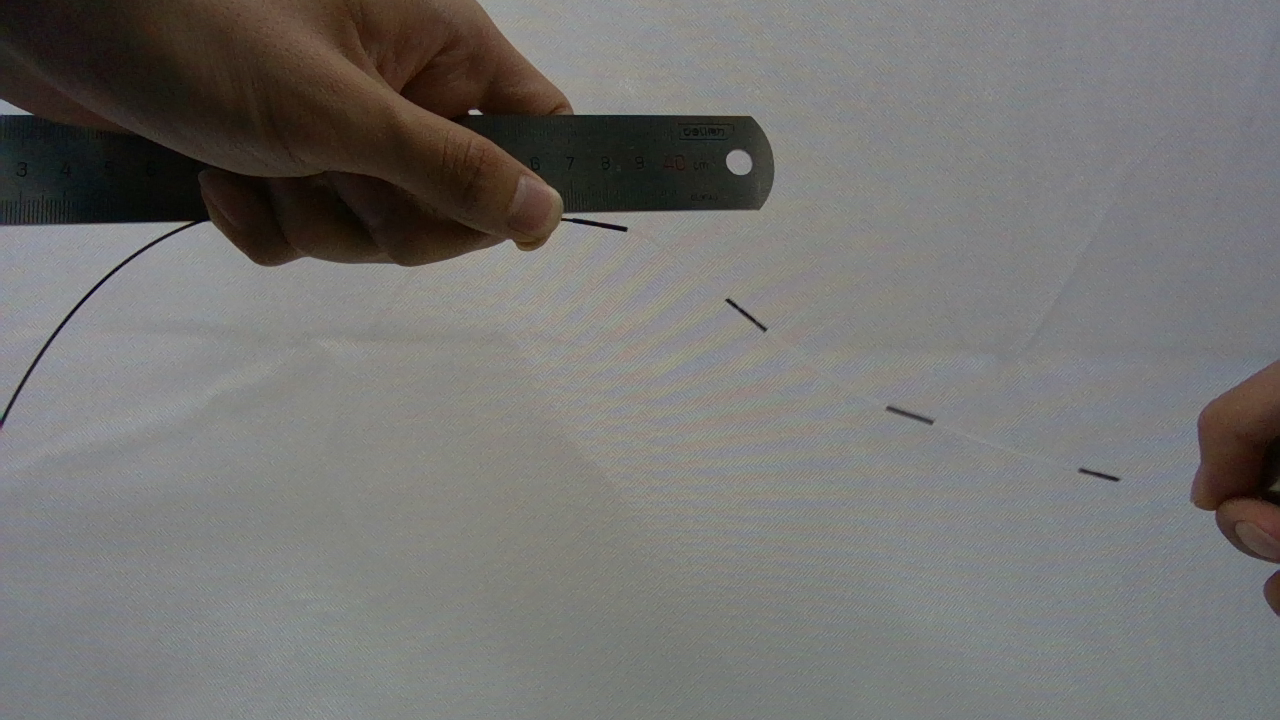
#> input picture logs_and_data/calibration/photos/calibration_photo_6.png, 1280 x 720 px, found by its file name
$ python annotate_centerline.py
#> lines starting #> are read from the running program, lines starting #| are printed output that depends on the picture
#> further down, img_original is the input picture: shape (720, 1280, 3); mean B, G, R 112.7, 114.8, 116
"""
交互式导丝中心线标注工具
使用方法：
1. 运行脚本后会显示照片
2. 用鼠标左键沿导丝中心线依次点击（从夹持点开始，到尖端结束）
3. 右键撤销上一个点
4. 按 'r' 键标注尺子上的两个刻度（用于 px→mm 标定）
5. 按 's' 保存并退出
6. 按 'q' 不保存退出
"""
import cv2
import numpy as np

# ============================================================
# 配置
# ============================================================
IMAGE_PATH = '/home/wen-zheng/guidewire_simulation/calibration_photo_6.png'
OUTPUT_PATH = '/home/wen-zheng/guidewire_simulation/centerline_real_6.csv'
RULER_OUTPUT = '/home/wen-zheng/guidewire_simulation/ruler_calibration.txt'

# 全局变量
points = []          # 导丝中心线的点
ruler_points = []    # 尺子刻度标定点（需要2个）
epm_point = None     # EPM 中心点
ruler_mm = 0         # 两个尺子刻度之间的实际距离 (mm)
mode = 'centerline'  # 当前模式：'centerline', 'ruler', 'epm'
img_display = None
img_original = None

def draw_all():
    """重绘所有标注"""
    global img_display
    img_display = img_original.copy()

    # 绘制导丝中心线点和连线 (红色)
    if len(points) > 0:
        for i, pt in enumerate(points):
            cv2.circle(img_display, pt, 4, (0, 0, 255), -1)
            if i > 0:
                cv2.line(img_display, points[i-1], pt, (0, 0, 255), 2)
        cv2.putText(img_display, "Start", (points[0][0]+10, points[0][1]-10),
                    cv2.FONT_HERSHEY_SIMPLEX, 0.5, (0, 255, 0), 1)

    # 绘制尺子标定点 (蓝色)
    for i, pt in enumerate(ruler_points):
        cv2.circle(img_display, pt, 6, (255, 0, 0), -1)
        cv2.putText(img_display, f"R{i+1}", (pt[0]+10, pt[1]-10),
                    cv2.FONT_HERSHEY_SIMPLEX, 0.5, (255, 0, 0), 1)
    if len(ruler_points) == 2:
        cv2.line(img_display, ruler_points[0], ruler_points[1], (255, 0, 0), 2)

    # 绘制 EPM 标记点 (橙色)
    if epm_point is not None:
        cv2.circle(img_display, epm_point, 12, (0, 165, 255), 3) # 橙色圈
        cv2.circle(img_display, epm_point, 2, (0, 165, 255), -1)
        cv2.putText(img_display, "EPM CENTER", (epm_point[0]+15, epm_point[1]-15),
                    cv2.FONT_HERSHEY_SIMPLEX, 0.6, (0, 165, 255), 2)

    # 状态栏
    status = f"Mode: {mode.upper()} | Pts: {len(points)} | Ruler: {len(ruler_points)}/2"
    if epm_point: status += " | EPM OK"
    cv2.putText(img_display, status, (10, 30),
                cv2.FONT_HERSHEY_SIMPLEX, 0.7, (0, 255, 0), 2)

    help_text = "Click=add | 'r'=ruler | 'e'=click EPM | 's'=save | 'q'=quit"
    cv2.putText(img_display, help_text, (10, 60),
                cv2.FONT_HERSHEY_SIMPLEX, 0.5, (200, 200, 200), 1)
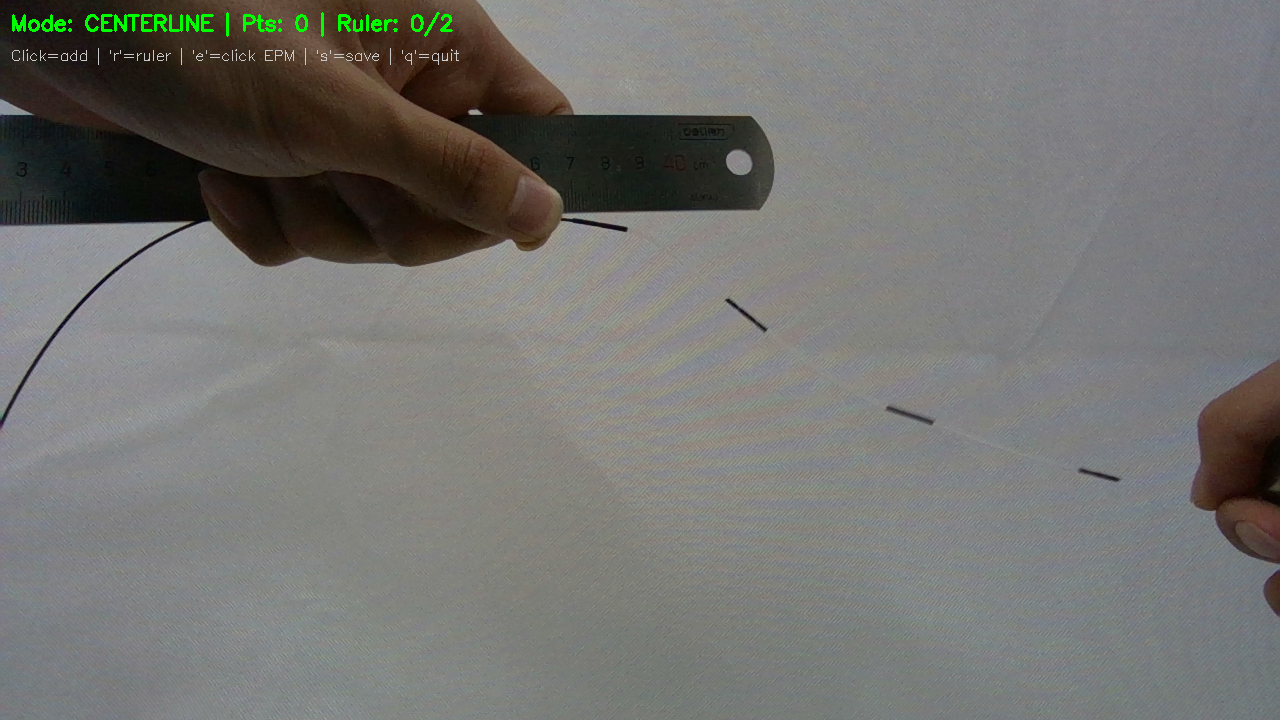
#> img_display: shape (720, 1280, 3); mean B, G, R 112.8, 115.7, 116

def mouse_callback(event, x, y, flags, param):
    global mode, epm_point
    if event == cv2.EVENT_LBUTTONDOWN:
        if mode == 'centerline':
            points.append((x, y))
        elif mode == 'ruler':
            if len(ruler_points) < 2:
                ruler_points.append((x, y))
                if len(ruler_points) == 2: mode = 'centerline'
        elif mode == 'epm':
            epm_point = (x, y)
            print(f"  EPM Marker set at: ({x}, {y})")
            mode = 'centerline' # 选完自动切回

        draw_all()
        cv2.imshow("Annotate Guidewire", img_display)

    elif event == cv2.EVENT_RBUTTONDOWN:
        if mode == 'centerline' and len(points) > 0:
            points.pop()
        elif mode == 'ruler' and len(ruler_points) > 0:
            ruler_points.pop()
        elif mode == 'epm':
            epm_point = None
        draw_all()
        cv2.imshow("Annotate Guidewire", img_display)

# ============================================================
# 主逻辑
# ============================================================
img_original = cv2.imread(IMAGE_PATH)
if img_original is None:
    print(f"ERROR: Cannot load {IMAGE_PATH}")
    exit(1)

print("=" * 60)
print("  Interactive Guidewire Centerline Annotation Tool (Ext. EPM)")
print("=" * 60)
print("Instructions:")
print("  1. LEFT click guidewire centerline (start -> tip)")
print("  2. Press 'r' then click 2 ruler marks (for scale)")
print("  3. Press 'e' then click the center of the hand-held EPM")
print("  4. Press 's' to save and exit")
print("=" * 60)

draw_all()
cv2.imshow("Annotate Guidewire", img_display)
cv2.setMouseCallback("Annotate Guidewire", mouse_callback)

while True:
    key = cv2.waitKey(1) & 0xFF
#> (key e is pressed here)

    if key == ord('r'):
        mode = 'ruler'
        ruler_points.clear()
        print("\n--- RULER MODE: Click 2 points on the ruler ---")

    elif key == ord('e'):
        mode = 'epm'
        print("\n--- EPM MODE: Click the center of the external magnet ---")

    elif key == ord('s'):
        # 保存标定比例
        if len(ruler_points) < 2:
            print("\nWARNING: Ruler not calibrated! Using default 13.6 px/mm")
            px_per_mm = 13.6
        else:
            px_dist = np.sqrt((ruler_points[1][0]-ruler_points[0][0])**2 +
                              (ruler_points[1][1]-ruler_points[0][1])**2)
            try:
                ruler_mm = float(input(f"\nEnter dist between ruler points (mm): "))
                px_per_mm = px_dist / ruler_mm
            except:
                px_per_mm = 13.6

        if len(points) < 2:
            print("ERROR: Need centerline points!")
            continue

        # 转换并保存
        pts = np.array(points, dtype=float)
        phys_x = (pts[:, 0] - pts[0, 0]) / px_per_mm
        phys_y = (pts[:, 1] - pts[0, 1]) / px_per_mm
        np.savetxt(OUTPUT_PATH, np.column_stack([phys_x, phys_y]),
                   delimiter=',', header='x_mm,y_mm', comments='')

        # 转换并保存 EPM 物理位置 (相对于导丝起始点)
        if epm_point:
            epm_phys_x = (epm_point[0] - points[0][0]) / px_per_mm
            epm_phys_y = (epm_point[1] - points[0][1]) / px_per_mm
            with open('/home/wen-zheng/guidewire_simulation/epm_coords_val.txt', 'w') as f:
                f.write(f"epm_x_mm={epm_phys_x:.4f}\nepm_y_mm={epm_phys_y:.4f}\n")
            print(f"EPM Coords saved: ({epm_phys_x:.1f}, {epm_phys_y:.1f}) mm")

        print(f"Successfully saved to {OUTPUT_PATH}")
        break

    elif key == ord('q'):
        print("\nExiting without saving.")
        break

cv2.destroyAllWindows()

$ run again, with logs_and_data/calibration/photos/calibration_photo_1.png copied over logs_and_data/calibration/photos/calibration_photo_6.png
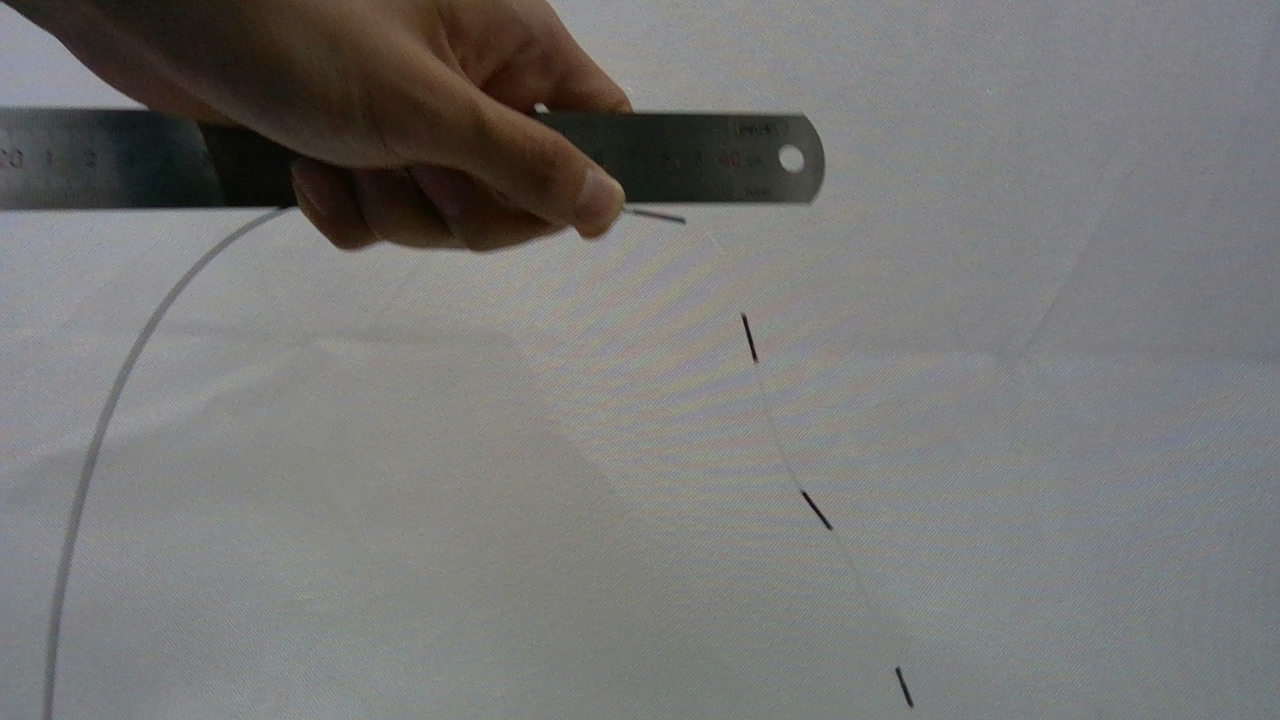
#> input picture logs_and_data/calibration/photos/calibration_photo_1.png, 1280 x 720 px, found by its file name
#> img_original is the input picture: shape (720, 1280, 3); mean B, G, R 116.2, 117.7, 118.1
#> in draw_all, `cv2.putText(img_display, help_text, (10, 60), cv2.FONT_HERSHEY_SIMPLEX..`:
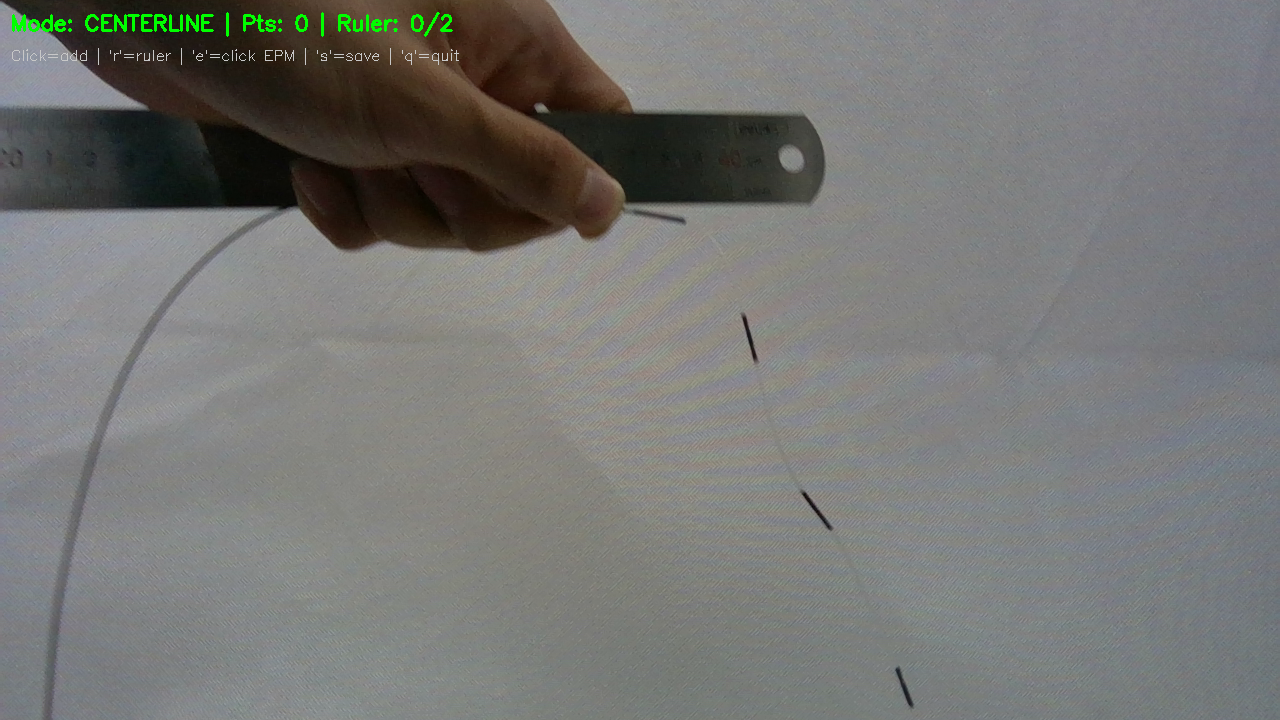
#> img_display: shape (720, 1280, 3); mean B, G, R 116.2, 118.5, 118
